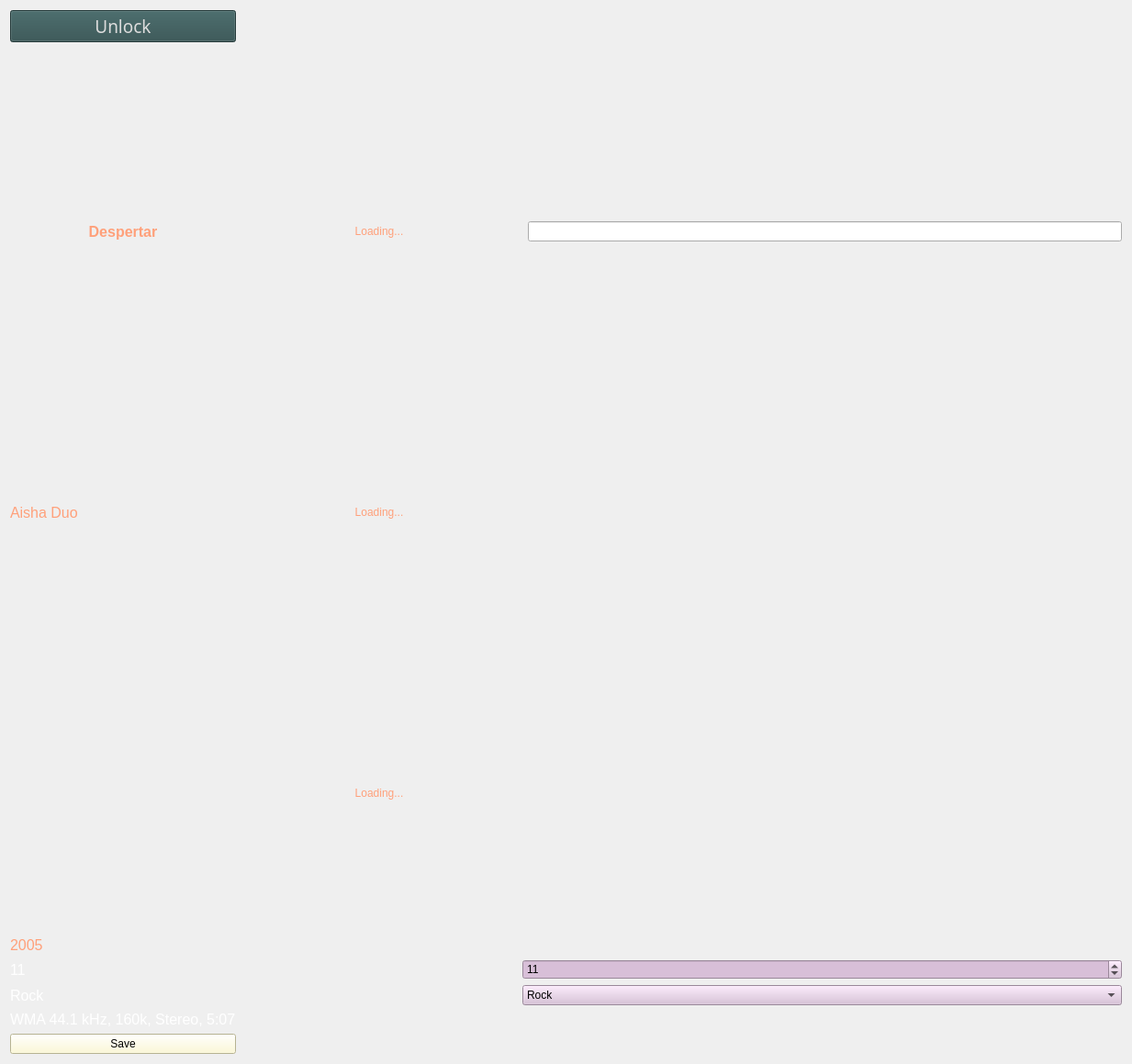
              <widget class="QWidget" name="scrollAreaWidgetContents_3">
               <property name="geometry">
                <rect>
                 <x>0</x>
                 <y>0</y>
                 <width>1233</width>
                 <height>1134</height>
                </rect>
               </property>
               <layout class="QGridLayout" name="gridLayout_2">
                <item row="7" column="2" colspan="2">
                 <widget class="QSpinBox" name="spinBox">
                  <property name="styleSheet">
                   <string notr="true">color: black; background-color: thistle</string>
                  </property>
                  <property name="minimum">
                   <number>1</number>
                  </property>
                  <property name="value">
                   <number>11</number>
                  </property>
                 </widget>
                </item>
                <item row="8" column="2" colspan="2">
                 <widget class="QComboBox" name="comboBox">
                  <property name="styleSheet">
                   <string notr="true">color: black;
background: thistle</string>
                  </property>
                  <property name="editable">
                   <bool>false</bool>
                  </property>
                  <item>
                   <property name="text">
                    <string>Rock</string>
                   </property>
                  </item>
                  <item>
                   <property name="text">
                    <string>Jazz</string>
                   </property>
                  </item>
                  <item>
                   <property name="text">
                    <string>Classical</string>
                   </property>
                  </item>
                 </widget>
                </item>
                <item row="8" column="0">
                 <widget class="QLabel" name="label_22">
                  <property name="font">
                   <font>
                    <family>Ubuntu</family>
                    <pointsize>12</pointsize>
                   </font>
                  </property>
                  <property name="styleSheet">
                   <string notr="true">color: white</string>
                  </property>
                  <property name="text">
                   <string>Rock</string>
                  </property>
                 </widget>
                </item>
                <item row="3" column="3">
                 <widget class="QLineEdit" name="lineEdit">
                  <property name="styleSheet">
                   <string notr="true">color: white</string>
                  </property>
                 </widget>
                </item>
                <item row="4" column="0">
                 <widget class="QLabel" name="metadataArtistLabel">
                  <property name="font">
                   <font>
                    <family>Ubuntu</family>
                    <pointsize>12</pointsize>
                   </font>
                  </property>
                  <property name="styleSheet">
                   <string notr="true">color: lightSalmon</string>
                  </property>
                  <property name="text">
                   <string>Aisha Duo</string>
                  </property>
                 </widget>
                </item>
                <item row="6" column="0">
                 <widget class="QLabel" name="metadataReleaseDateLabel">
                  <property name="font">
                   <font>
                    <family>Ubuntu</family>
                    <pointsize>12</pointsize>
                   </font>
                  </property>
                  <property name="styleSheet">
                   <string notr="true">color: lightSalmon</string>
                  </property>
                  <property name="text">
                   <string>2005</string>
                  </property>
                 </widget>
                </item>
                <item row="5" column="0">
                 <widget class="QLabel" name="metadataAlbumTitleLabel">
                  <property name="font">
                   <font>
                    <family>Ubuntu</family>
                    <pointsize>12</pointsize>
                   </font>
                  </property>
                  <property name="styleSheet">
                   <string notr="true">color: lightSalmon</string>
                  </property>
                 </widget>
                </item>
                <item row="9" column="0">
                 <widget class="QLabel" name="label_23">
                  <property name="font">
                   <font>
                    <family>Ubuntu</family>
                    <pointsize>12</pointsize>
                   </font>
                  </property>
                  <property name="styleSheet">
                   <string notr="true">color: white</string>
                  </property>
                  <property name="text">
                   <string>WMA 44.1 kHz, 160k, Stereo, 5:07</string>
                  </property>
                 </widget>
                </item>
                <item row="7" column="0">
                 <widget class="QLabel" name="label_21">
                  <property name="font">
                   <font>
                    <family>Ubuntu</family>
                    <pointsize>12</pointsize>
                   </font>
                  </property>
                  <property name="styleSheet">
                   <string notr="true">color: white</string>
                  </property>
                  <property name="text">
                   <string>11</string>
                  </property>
                 </widget>
                </item>
                <item row="3" column="0">
                 <widget class="QLabel" name="metadataSongTitleLabel">
                  <property name="font">
                   <font>
                    <family>Ubuntu</family>
                    <pointsize>12</pointsize>
                    <weight>75</weight>
                    <bold>true</bold>
                   </font>
                  </property>
                  <property name="styleSheet">
                   <string notr="true">color: lightSalmon</string>
                  </property>
                  <property name="text">
                   <string>Despertar</string>
                  </property>
                  <property name="alignment">
                   <set>Qt::AlignCenter</set>
                  </property>
                 </widget>
                </item>
                <item row="0" column="0">
                 <widget class="QPushButton" name="pushButton">
                  <property name="font">
                   <font>
                    <family>Swung Note</family>
                    <pointsize>14</pointsize>
                    <weight>50</weight>
                    <bold>false</bold>
                   </font>
                  </property>
                  <property name="styleSheet">
                   <string notr="true">background-color: DarkSlateGray; 
color: Gainsboro;</string>
                  </property>
                  <property name="text">
                   <string>Unlock</string>
                  </property>
                  <property name="icon">
                   <iconset resource="res.qrc">
                    <normaloff>:/unlock-24.png</normaloff>:/unlock-24.png</iconset>
                  </property>
                 </widget>
                </item>
                <item row="1" column="0">
                 <spacer name="verticalSpacer">
                  <property name="orientation">
                   <enum>Qt::Vertical</enum>
                  </property>
                  <property name="sizeType">
                   <enum>QSizePolicy::Fixed</enum>
                  </property>
                  <property name="sizeHint" stdset="0">
                   <size>
                    <width>0</width>
                    <height>50</height>
                   </size>
                  </property>
                 </spacer>
                </item>
                <item row="10" column="0">
                 <widget class="QPushButton" name="pushButton_2">
                  <property name="styleSheet">
                   <string notr="true">color:black; background-color:lemonchiffon</string>
                  </property>
                  <property name="text">
                   <string>Save</string>
                  </property>
                 </widget>
                </item>
                <item row="3" column="1">
                 <widget class="QLabel" name="metadataSongArtLabel">
                  <property name="sizePolicy">
                   <sizepolicy hsizetype="Fixed" vsizetype="Fixed">
                    <horstretch>0</horstretch>
                    <verstretch>0</verstretch>
                   </sizepolicy>
                  </property>
                  <property name="minimumSize">
                   <size>
                    <width>300</width>
                    <height>300</height>
                   </size>
                  </property>
                  <property name="maximumSize">
                   <size>
                    <width>300</width>
                    <height>300</height>
                   </size>
                  </property>
                  <property name="styleSheet">
                   <string notr="true">color: lightSalmon</string>
                  </property>
                  <property name="text">
                   <string>Loading...</string>
                  </property>
                  <property name="scaledContents">
                   <bool>true</bool>
                  </property>
                  <property name="alignment">
                   <set>Qt::AlignCenter</set>
                  </property>
                 </widget>
                </item>
                <item row="5" column="1">
                 <widget class="QLabel" name="metadataArtistPhotoLabel">
                  <property name="sizePolicy">
                   <sizepolicy hsizetype="Fixed" vsizetype="Fixed">
                    <horstretch>0</horstretch>
                    <verstretch>0</verstretch>
                   </sizepolicy>
                  </property>
                  <property name="minimumSize">
                   <size>
                    <width>300</width>
                    <height>300</height>
                   </size>
                  </property>
                  <property name="maximumSize">
                   <size>
                    <width>300</width>
                    <height>300</height>
                   </size>
                  </property>
                  <property name="styleSheet">
                   <string notr="true">color: lightSalmon</string>
                  </property>
                  <property name="text">
                   <string>Loading...</string>
                  </property>
                  <property name="scaledContents">
                   <bool>true</bool>
                  </property>
                  <property name="alignment">
                   <set>Qt::AlignCenter</set>
                  </property>
                 </widget>
                </item>
                <item row="4" column="1">
                 <widget class="QLabel" name="metadataAlbumArtLabel">
                  <property name="sizePolicy">
                   <sizepolicy hsizetype="Fixed" vsizetype="Fixed">
                    <horstretch>0</horstretch>
                    <verstretch>0</verstretch>
                   </sizepolicy>
                  </property>
                  <property name="minimumSize">
                   <size>
                    <width>300</width>
                    <height>300</height>
                   </size>
                  </property>
                  <property name="maximumSize">
                   <size>
                    <width>300</width>
                    <height>300</height>
                   </size>
                  </property>
                  <property name="styleSheet">
                   <string notr="true">color: lightSalmon</string>
                  </property>
                  <property name="text">
                   <string>Loading...</string>
                  </property>
                  <property name="scaledContents">
                   <bool>true</bool>
                  </property>
                  <property name="alignment">
                   <set>Qt::AlignCenter</set>
                  </property>
                 </widget>
                </item>
               </layout>
              </widget>
